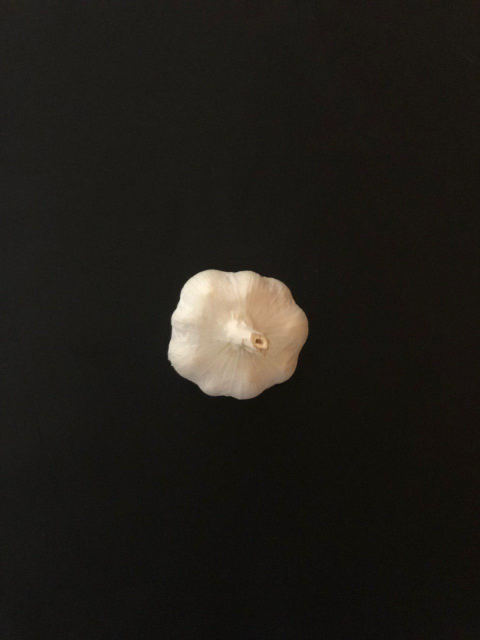
%> input picture Matlab Project/rawDataSetComplete/1.jpg, 959 x 1280 px (shown at 1/2 size)
$ octave --eval "result = segmentImageEdge(imread('rawDataSetComplete/1.jpg'));"   (GNU Octave 9; MATLAB toolbox functions it lacks are replaced by stand-ins)
%> lines starting %> are read from the running program, lines starting %| are printed output that depends on the picture; in (x1, y1, x2, y2) boxes, pixels count from 0 and x2, y2 are one past the last pixel; in counts of white or black regions, pixels touching at a corner belong together; the program's own positions count from 1
% Function segmentImageEdge()
% INPUT:  im, immagine da segmentare, etichettare, e tagliare.
% OUTPUT: Array contenente le immagini ritagliate e le maschere
%         estratte da im.
%
% La funzione ridimensiona inizialmente l'immagine per migliorare le
% performance e ridurre il rumore dovuto all'acquisizione. Se l'immagine è
% RGB, la converte in grayscale. Successivamente all'applicazione di un
% filtro mediano atto alla riduzione del rumore, vengono
% calcolati gli edge dell'immagine tramite l'algoritmo di Canny, con
% threshold calcolato con il medesimo algoritmo. Successivamente, tali edge
% vengono trasformati in maschere binarie complete grazie ad operazioni
% morfologiche matematiche.
% Viene poi effettuato il labeling delle regioni connesse, che permette di
% calcolare l'area e la bounding box di ognuna di esse. Gli oggetti con area
% <1/7 dell'area piu grande vengono scartati in quanto considerati errori
% di segmentazione.
% Come ultima operazione la funzione applica ogni maschera dei vari oggetti
% all'immagine originale, salvando i risultati nell'array di celle `images`.


function [images, masks] = segmentImageEdge(im)
    im = imresize(im, 0.5); %Migliora le performance e riduce il rumore
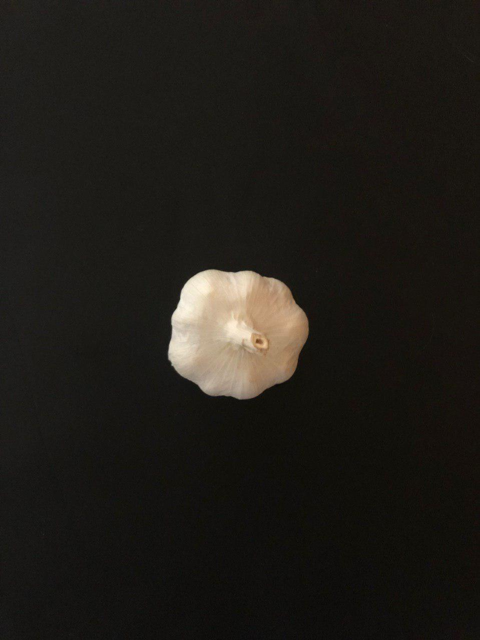
%> im: size 640x480x3 uint8; mean R, G, B 31.2, 28.6, 23.9

    [~, ~, ch] = size(im);
%> ch = 3
    if(ch > 1)
        gray = rgb2gray(im);
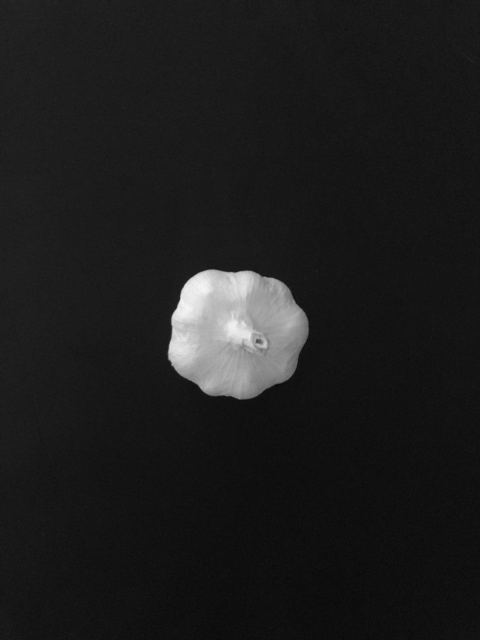
%> gray: size 640x480 uint8; min 8, max 245, mean 28.9
    else
        error('È richiesto che l`immagine sia a colori.');
    end

    %Applico 3 filtri mediani per alleviare il rumore
    gray = medfilt2(medfilt2(medfilt2(gray)));

    %Estraggo gli edge tramite algoritmo di Canny con threshold automatico
    binaryEdge = edge(gray, 'canny');
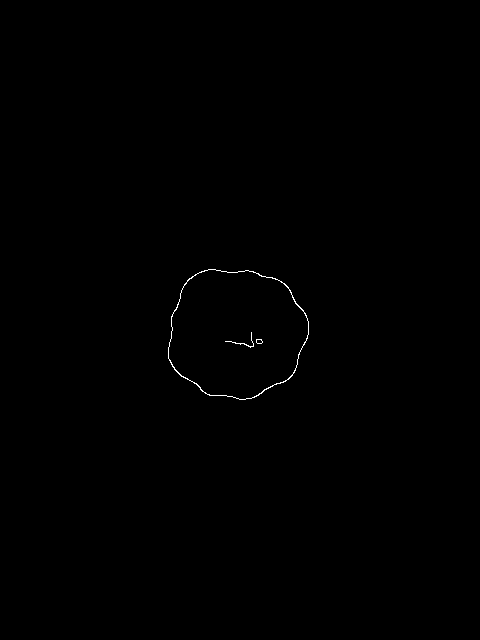
%> binaryEdge: size 640x480 logical; 0.18% white in thin lines or dots, all inside (x1, y1, x2, y2) = (168, 269, 309, 400)

    binary = imdilate(binaryEdge, strel('square', 3)); %Dilato un po gli edge
%> binary: size 640x480 logical; 0.58% white; 2 white regions, box (x1, y1, x2, y2) and area: (167, 268, 310, 401) 1580, (224, 331, 264, 349) 216
    %Unisco eventuali punti separati che dovrebbero essere uniti
    binary = imclose(binary, strel('line', 5, 90));
%> binary: size 640x480 logical; 0.59% white; 2 white regions, box (x1, y1, x2, y2) and area: (167, 268, 310, 401) 1582, (224, 331, 264, 349) 222
    binary = imclose(binary, strel('line', 5, 0));
%> binary: size 640x480 logical; 0.59% white; 2 white regions, box (x1, y1, x2, y2) and area: (167, 268, 310, 401) 1584, (224, 331, 264, 349) 236
    binary = imfill(binary, 'holes');               %Riempio l'interno
%> binary: size 640x480 logical; 4.9% white; 1 white region, box (x1, y1, x2, y2) and area: (167, 268, 310, 401) 14943
    binary = imopen(binary, strel('square', 15));   %Elimino piccoli difetti
%> binary: size 640x480 logical; 4.9% white; 1 white region, box (x1, y1, x2, y2) and area: (168, 269, 310, 400) 14904
    binary = imclearborder(binary, 8);              %Elimino regioni ai bordi
    binary = imerode(binary, strel('diamond', 1));  %Smusso la maschera
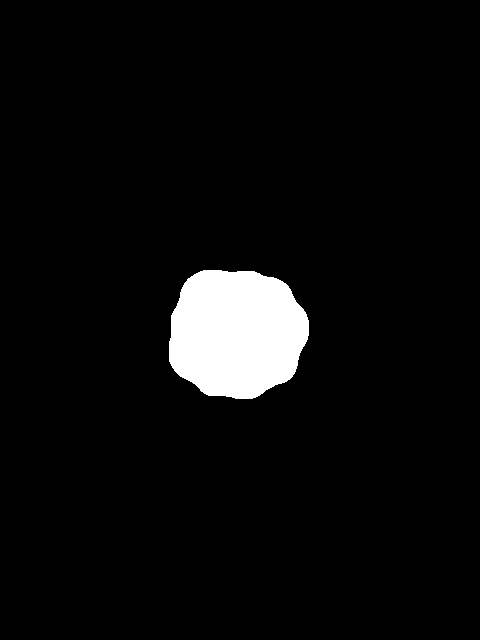
%> binary: size 640x480 logical; 4.7% white; 1 white region, box (x1, y1, x2, y2) and area: (169, 270, 309, 399) 14499

    %Labeling delle regioni connesse e calcolo delle proprietà di ognuna
    labeled = bwlabel(binary, 8);
%> labeled: size 640x480 double; values 0 (black) and 1 (white), 4.7% white; 1 white region
    blobMeasurements = regionprops(binary,  'all');
%> blobMeasurements = 1 region; box (x1, y1, x2, y2), Area, Centroid, MajorAxisLength, MinorAxisLength and Eccentricity: (169, 270, 309, 399) 14499 [237.2 333.9] 141.1 131.6 0.36
    nBlobs = size(blobMeasurements, 1); % numero regioni connesse
%> nBlobs = 1

    %Estraggo il bounding box e l'area dalle regionprops;
    areas = [blobMeasurements.Area];
%> areas = 14499
    maxArea = max(areas);
%> maxArea = 14499
    nObj=0;
    images = cell(nBlobs,1);
%> images = {[]}
    masks = cell(nBlobs, 1);
%> masks = {[]}
    for i=1:1:nBlobs
        blobArea = areas(i);
        %Azzero le regioni con area <1/7 dell'area massima;
        if(blobArea < maxArea/7)
            blobPxls = blobMeasurements(i).PixelIdxList;
            labeled(blobPxls) = 0;
            continue;
        else
            nObj = nObj+1;
            blobBBox = blobMeasurements(i).BoundingBox; %BBox obj visitato
            cropped = im2double(imcrop(im, blobBBox));   %Crop img originale

            mask = imcrop((labeled==i), blobBBox); %Ridimensiono mask
            mask = mask~=0; %Trasformo in 1 eventuali etichette >1

            newImage =  mask .* cropped;

            images{nObj} = newImage;
            masks{nObj} = mask;
        end
    end
%> this loop made 1 pass
%> (blobArea, nObj, blobBBox) on pass 1: (14499, 1, [169.5 270.5 140 129])
%> pass 1, in segmentImageEdge, `cropped = im2double(imcrop(im, blobBBox));`:
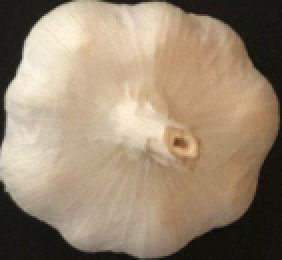
%> cropped: size 130x141x3 double (shown 2 times larger); mean R, G, B 0.604, 0.531, 0.445
%> pass 1, in segmentImageEdge, `mask = imcrop((labeled==i), blobBBox);`:
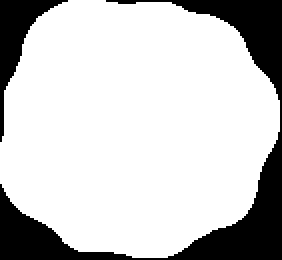
%> mask: size 130x141 logical (shown 2 times larger); 79.1% white; 2 black regions, box (x1, y1, x2, y2) and area: (0, 0, 141, 130) 3179, (0, 0, 34, 71) 652
%> pass 1, in segmentImageEdge, `newImage =  mask .* cropped;`:
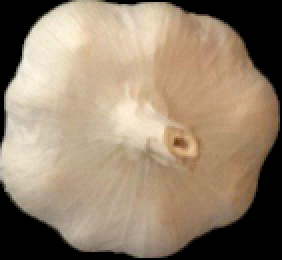
%> newImage: size 130x141x3 double (shown 2 times larger); mean R, G, B 0.585, 0.513, 0.43
%> after the loop, images = 1 item; masks = 1 item

    images = images(1:nObj); %Taglio i valori rimasti vuoti
    masks = masks(1:nObj);
end

$ run again, on Matlab Project/rawDataSetComplete/10.jpg
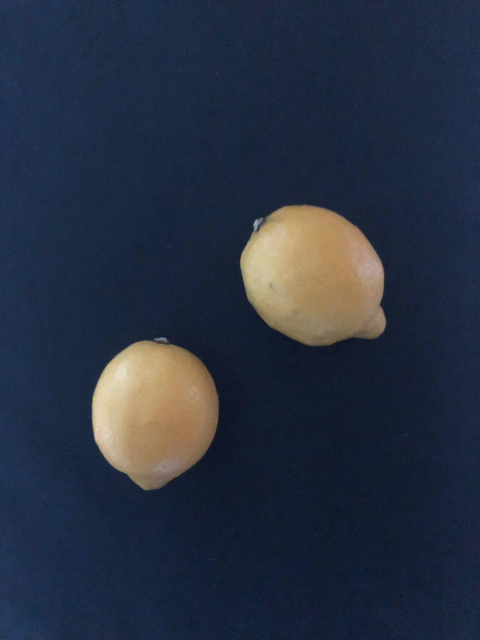
%> input picture Matlab Project/rawDataSetComplete/10.jpg, 959 x 1280 px (shown at 1/2 size)
%> binaryEdge: size 640x480 logical; 0.35% white in thin lines or dots, all inside (x1, y1, x2, y2) = (92, 205, 387, 491)
%> labeled: size 640x480 double; 3 distinct labels, from 0 to 2
%> blobMeasurements = 2 regions; box (x1, y1, x2, y2), Area, Centroid, MajorAxisLength, MinorAxisLength and Eccentricity: (241, 205, 386, 346) 16345 [314.9 277.1] 159.1 131.6 0.562, (92, 339, 219, 490) 14770 [155.4 412.9] 147.4 127.8 0.499
%> nBlobs = 2
%> areas = [14770 16345]
%> maxArea = 16345
%> in segmentImageEdge, `images = cell(nBlobs,1);`: images = {[], []}
%> the loop in segmentImageEdge, `for i=1:1:nBlobs` made 2 passes
%> (blobArea, nObj, blobBBox) on passes 1 to 2: (14770, 1, [92.5 339.5 127 151]), (16345, 2, [241.5 205.5 145 141])
%> after the loop in segmentImageEdge, `for i=1:1:nBlobs`:
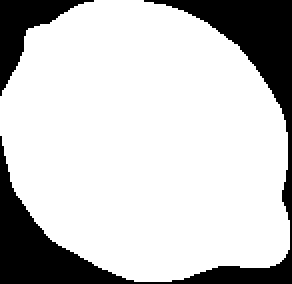
%> mask: size 142x146 logical (shown 2 times larger); 78.8% white; 2 black regions, box (x1, y1, x2, y2) and area: (0, 0, 146, 142) 3663, (0, 0, 47, 48) 724
%> after the loop in segmentImageEdge, `for i=1:1:nBlobs`:
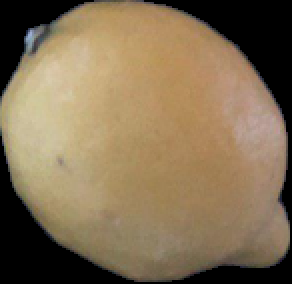
%> newImage: size 142x146x3 double (shown 2 times larger); mean R, G, B 0.513, 0.437, 0.327
%> after the loop in segmentImageEdge, `for i=1:1:nBlobs`: images = 2 items

$ run again, on Matlab Project/rawDataSetComplete/11.jpg
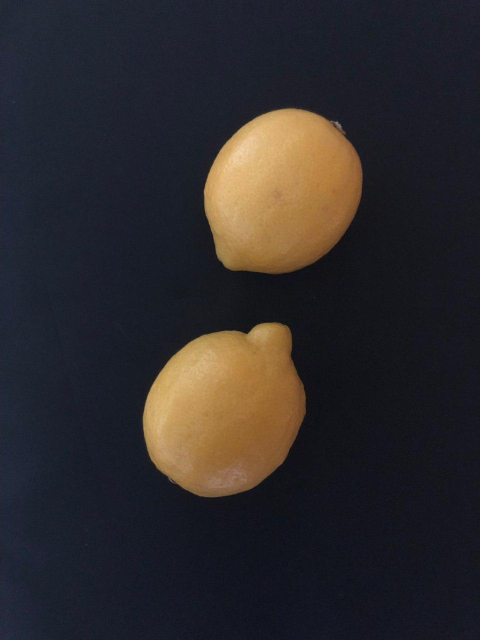
%> input picture Matlab Project/rawDataSetComplete/11.jpg, 959 x 1280 px (shown at 1/2 size)
%> binaryEdge: size 640x480 logical; 0.4% white in thin lines or dots, all inside (x1, y1, x2, y2) = (143, 108, 363, 498)
%> labeled: size 640x480 double; 3 distinct labels, from 0 to 2
%> blobMeasurements = 2 regions; box (x1, y1, x2, y2), Area, Centroid, MajorAxisLength, MinorAxisLength and Eccentricity: (143, 323, 306, 497) 21976 [226.3 411.3] 184.6 152.7 0.562, (204, 109, 363, 274) 20867 [283.1 192.7] 176.3 151 0.517
%> nBlobs = 2
%> areas = [21976 20867]
%> maxArea = 21976
%> in segmentImageEdge, `images = cell(nBlobs,1);`: images = {[], []}
%> the loop in segmentImageEdge, `for i=1:1:nBlobs` made 2 passes
%> (blobArea, nObj, blobBBox) on passes 1 to 2: (21976, 1, [143.5 323.5 163 174]), (20867, 2, [204.5 109.5 159 165])
%> after the loop in segmentImageEdge, `for i=1:1:nBlobs`:
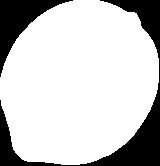
%> mask: size 166x160 logical; 78.6% white; 2 black regions, box (x1, y1, x2, y2) and area: (0, 0, 160, 166) 3941, (0, 0, 73, 77) 1752
%> after the loop in segmentImageEdge, `for i=1:1:nBlobs`:
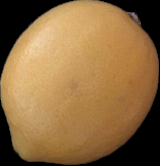
%> newImage: size 166x160x3 double; mean R, G, B 0.55, 0.418, 0.253
%> after the loop in segmentImageEdge, `for i=1:1:nBlobs`: images = 2 items
